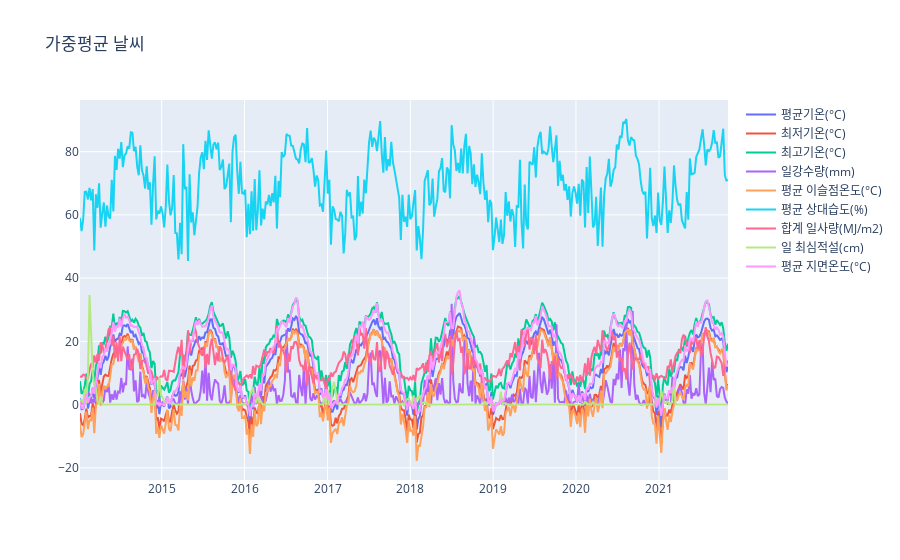

The notebook cell saved with this chart:
### Code cell
# 날씨 시각화
fig = go.Figure()
for feature in total_weather.columns[1:]:
    fig.add_trace(go.Scatter(x=total_weather['일시'], y=total_weather[feature], name= feature))

fig.update_layout(title_text="가중평균 날씨")

fig.show()

### Figure 1 — Plotly figure (JSON) as saved in the notebook; plotly's stock layout.template omitted (floating-point values rounded to 4 significant figures; data arrays with more than 128 entries replaced by an {"elided": "..."} marker saying what was removed)
{"data": [{"name": "평균기온(°C)", "type": "scatter", "x": {"elided": "409 str values"}, "y": {"elided": "409 float values"}}, {"name": "최저기온(°C)", "type": "scatter", "x": {"elided": "409 str values"}, "y": {"elided": "409 float values"}}, {"name": "최고기온(°C)", "type": "scatter", "x": {"elided": "409 str values"}, "y": {"elided": "409 float values"}}, {"name": "일강수량(mm)", "type": "scatter", "x": {"elided": "409 str values"}, "y": {"elided": "409 float values"}}, {"name": "평균 이슬점온도(°C)", "type": "scatter", "x": {"elided": "409 str values"}, "y": {"elided": "409 float values"}}, {"name": "평균 상대습도(%)", "type": "scatter", "x": {"elided": "409 str values"}, "y": {"elided": "409 float values"}}, {"name": "합계 일사량(MJ/m2)", "type": "scatter", "x": {"elided": "409 str values"}, "y": {"elided": "409 float values"}}, {"name": "일 최심적설(cm)", "type": "scatter", "x": {"elided": "409 str values"}, "y": {"elided": "409 float values"}}, {"name": "평균 지면온도(°C)", "type": "scatter", "x": {"elided": "409 str values"}, "y": {"elided": "409 float values"}}], "layout": {"title": {"text": "가중평균 날씨"}}}
